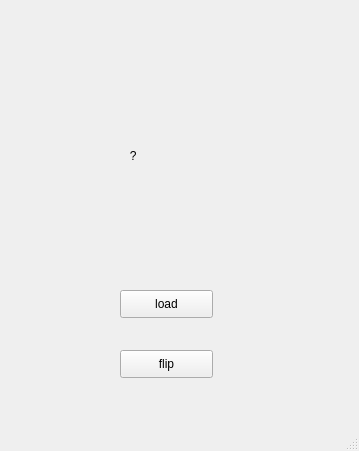
<?xml version="1.0" encoding="UTF-8"?>
<ui version="4.0">
 <class>MainWindow</class>
 <widget class="QMainWindow" name="MainWindow">
  <property name="geometry">
   <rect>
    <x>0</x>
    <y>0</y>
    <width>359</width>
    <height>451</height>
   </rect>
  </property>
  <property name="windowTitle">
   <string>MainWindow</string>
  </property>
  <widget class="QWidget" name="centralwidget">
   <widget class="QLabel" name="label">
    <property name="geometry">
     <rect>
      <x>60</x>
      <y>40</y>
      <width>231</width>
      <height>231</height>
     </rect>
    </property>
    <property name="text">
     <string>                     ?</string>
    </property>
   </widget>
   <widget class="QPushButton" name="pushButton">
    <property name="geometry">
     <rect>
      <x>120</x>
      <y>290</y>
      <width>93</width>
      <height>28</height>
     </rect>
    </property>
    <property name="text">
     <string>load</string>
    </property>
   </widget>
   <widget class="QPushButton" name="pushButton_2">
    <property name="geometry">
     <rect>
      <x>120</x>
      <y>350</y>
      <width>93</width>
      <height>28</height>
     </rect>
    </property>
    <property name="text">
     <string>flip</string>
    </property>
   </widget>
  </widget>
  <widget class="QMenuBar" name="menubar">
   <property name="geometry">
    <rect>
     <x>0</x>
     <y>0</y>
     <width>359</width>
     <height>29</height>
    </rect>
   </property>
  </widget>
  <widget class="QStatusBar" name="statusbar"/>
 </widget>
 <resources/>
 <connections/>
</ui>
